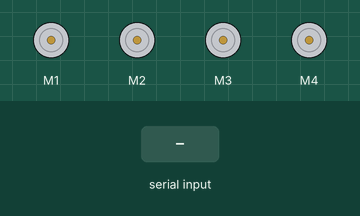
Bench run of a sketch on a simulated Arduino Uno, built with avr-gcc and run on an emulated ATmega328P. On the bench: 4 × DC motor (green arrow = forward, orange = backward, longer = faster). The test bench sets the inputs (shaded band).

Above: at 1.2 s.
1.3 s: "F" received over the second serial link
At 2.3 s:
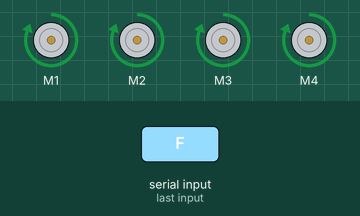
2.8 s: "B" received over the second serial link
At 3.5 s:
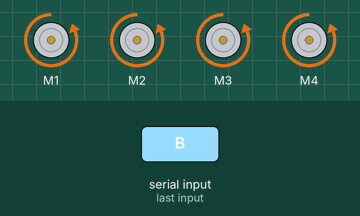
4.3 s: "L" received over the second serial link
At 4.6 s:
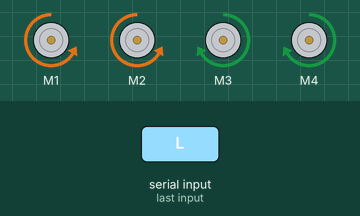
5.8 s: "R" received over the second serial link
At 7.0 s:
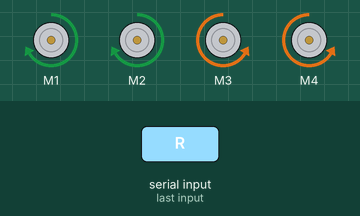
7.3 s: "S" received over the second serial link
At 8.1 s:
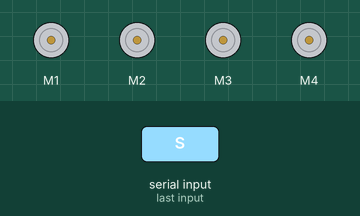
Timing chart, 0 to 9.8 s (numbered marks = the images above; inputs shaded):
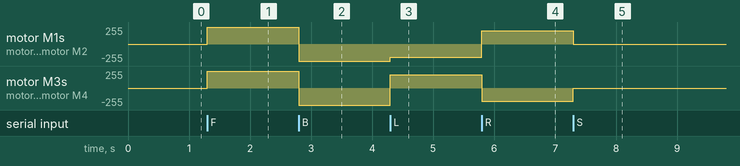

The sketch:

BLUETOOTH_CAR.ino
```cpp
#include <AFMotor.h>
#include <SoftwareSerial.h>

SoftwareSerial bluetoothSerial(9, 10); // RX, TX

AF_DCMotor motor1(1, MOTOR12_1KHZ);
AF_DCMotor motor2(2, MOTOR12_1KHZ);
AF_DCMotor motor3(3, MOTOR34_1KHZ);
AF_DCMotor motor4(4, MOTOR34_1KHZ);

char command = 'S'; // default stop

void setup()
{
  bluetoothSerial.begin(9600);
}

void loop()
{
  if (bluetoothSerial.available() > 0)
  {
    command = bluetoothSerial.read();
  }

  switch (command)
  {
    case 'F':
      forward();
      break;
    case 'B':
      back();
      break;
    case 'L':
      left();
      break;
    case 'R':
      right();
      break;
    case 'S':
      Stop();
      break;
  }
}

void forward()
{
  motor1.setSpeed(255);
  motor2.setSpeed(255);
  motor3.setSpeed(255);
  motor4.setSpeed(255);

  motor1.run(FORWARD);
  motor2.run(FORWARD);
  motor3.run(FORWARD);
  motor4.run(FORWARD);
}

void back()
{
  motor1.setSpeed(255);
  motor2.setSpeed(255);
  motor3.setSpeed(255);
  motor4.setSpeed(255);

  motor1.run(BACKWARD);
  motor2.run(BACKWARD);
  motor3.run(BACKWARD);
  motor4.run(BACKWARD);
}

void left()
{
  motor1.setSpeed(200);
  motor2.setSpeed(200);
  motor3.setSpeed(200);
  motor4.setSpeed(200);

  motor1.run(BACKWARD);
  motor2.run(BACKWARD);
  motor3.run(FORWARD);
  motor4.run(FORWARD);
}

void right()
{
  motor1.setSpeed(200);
  motor2.setSpeed(200);
  motor3.setSpeed(200);
  motor4.setSpeed(200);

  motor1.run(FORWARD);
  motor2.run(FORWARD);
  motor3.run(BACKWARD);
  motor4.run(BACKWARD);
}

void Stop()
{
  motor1.run(RELEASE);
  motor2.run(RELEASE);
  motor3.run(RELEASE);
  motor4.run(RELEASE);
}
```

Measured:
- after the input at 1.3 s, motor M1–4: stopped → forward 255/255 at once
- after the input at 2.8 s, motor M1–4: forward 255/255 → backward 255/255 at once
- after the input at 4.3 s, motor M1, motor M2: backward 255/255 → backward 200/255 at once; motor M3, motor M4: backward 255/255 → forward 200/255 at once
- after the input at 5.8 s, motor M1, motor M2: backward 200/255 → forward 200/255 at once; motor M3, motor M4: forward 200/255 → backward 200/255 at once
- after the input at 7.3 s, motor M1, motor M2: forward 200/255 → stopped at once; motor M3, motor M4: backward 200/255 → stopped at once
